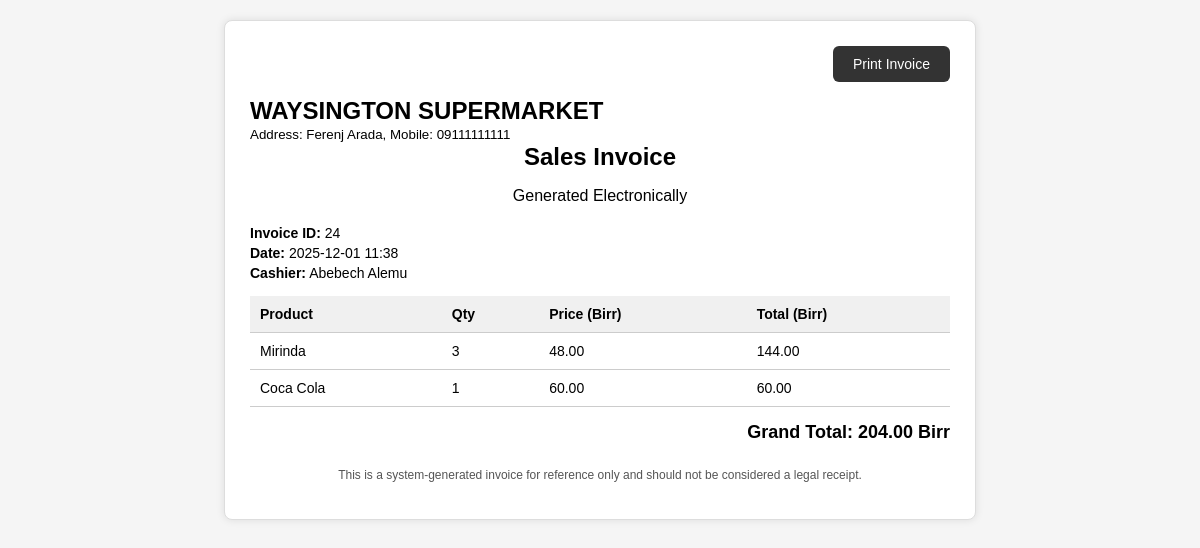
Screenshot of /sales/24/ (signed in) with the database file from the repository.
### myapp/models.py (models this page shows, shortened)
class Sale(models.Model):
    created_at = models.DateTimeField(auto_now_add=True)
    total_price = models.DecimalField(max_digits=12, decimal_places=2, default=0)  # total for all items
    sold_by = models.ForeignKey(
        settings.AUTH_USER_MODEL,
        on_delete=models.CASCADE,
        related_name='sales', null=True, blank=True
    )

class SaleItem(models.Model):
    sale = models.ForeignKey(Sale, related_name="items", on_delete=models.CASCADE)
    product = models.ForeignKey(Product, on_delete=models.CASCADE)
    quantity = models.PositiveIntegerField()
    selling_price = models.DecimalField(max_digits=10, decimal_places=2)  # price per unit
    total_price = models.DecimalField(max_digits=12, decimal_places=2)  # quantity * selling_price

class Product(models.Model):
    name = models.CharField(max_length=200)
    category = models.ForeignKey(Category, on_delete=models.SET_NULL, null=True)
    barcode = models.CharField(max_length=100, blank=True, null=True)
    selling_price = models.DecimalField(max_digits=10, decimal_places=2)
    low_stock_threshold = models.PositiveIntegerField(default=10)  # NEW FIELD
    created_at = models.DateTimeField(auto_now_add=True)

### myapp/views.py (the view)
# urls.py: path('sales/<int:sale_id>/', views.sale_detail, name='sale_detail'),
@login_required(login_url='/accounts/login')
@user_passes_test(is_admin)
def sale_detail(request, sale_id):
    sale = get_object_or_404(Sale, id=sale_id)
    sale_items = sale.items.select_related('product')
    grand_total = sale_items.aggregate(total=Sum('total_price'))['total'] or 0
    sold_by = sale.sold_by.get_full_name()
    context = {
        'cashier':sold_by,
        'sale': sale,
        'sale_items': sale_items,
        'grand_total': grand_total,
    }
    return render(request, 'sale_detail.html', context)

### authentication/models.py (called while the page is built)
    def get_full_name(self):
        return f"{self.first_name} {self.middle_name}"

### authentication/views.py (called while the page is built)
def is_admin(user):
    return user.user_type == 'admin'

### template/sale_detail.html (shortened to what this page needs)
<!DOCTYPE html>
<html>
<head>
</head>
<body>
<div class="receipt-box">
    <div class="print-btn">
        <button onclick="window.print()">Print Invoice</button>
    </div>
    <div class="title">
        <h2>WAYSINGTON SUPERMARKET</h2>
        <small>Address: Ferenj Arada, Mobile: 09111111111</small>
    </div>
    <div class="header">
        <h2>Sales Invoice</h2>
        <p>Generated Electronically</p>
    </div>
    <div class="info">
        <p><strong>Invoice ID:</strong> {{ sale.id }}</p>
        <p><strong>Date:</strong> {{ sale.created_at|date:"Y-m-d H:i" }}</p>
        <p><strong>Cashier:</strong> {{ cashier }}</p>
    </div>
    <table>
        <thead>
            <tr>
                <th>Product</th>
                <th>Qty</th>
                <th>Price (Birr)</th>
                <th>Total (Birr)</th>
            </tr>
        </thead>
        <tbody>
            {% for item in sale_items %}
            <tr>
                <td>{{ item.product.name }}</td>
                <td>{{ item.quantity }}</td>
                <td>{{ item.selling_price|floatformat:2 }}</td>
                <td>{{ item.total_price|floatformat:2 }}</td>
            </tr>
            {% endfor %}
        </tbody>
    </table>
    <div class="total">
        Grand Total: {{ grand_total|floatformat:2 }} Birr
    </div>
    <p style="margin-top: 25px; font-size: 12px; color: #555; text-align:center;">
        This is a system-generated invoice for reference only and should not be considered a legal receipt.
    </p>
</div>
</body>
</html>

### template/sale_detail.html (style rules this page uses)
body { font-family: Arial, sans-serif; background: #f5f5f5; margin: 0; padding: 20px; }
.receipt-box { max-width: 700px; margin: auto; padding: 25px; background: white; border: 1px solid #ddd; box-shadow: 0 0 8px rgba(0,0,0,0.1); border-radius: 8px; }
h2, h4 { margin: 0; padding: 0; }
.header { text-align: center; margin-bottom: 20px; }
.info p { margin: 4px 0; font-size: 14px; }
table { width: 100%; border-collapse: collapse; margin-top: 15px; }
table th, table td { border-bottom: 1px solid #ccc; padding: 10px; font-size: 14px; }
table th { background: #f0f0f0; text-align: left; }
.total { text-align: right; margin-top: 15px; font-size: 18px; font-weight: bold; }
.print-btn { text-align: right; margin-bottom: 15px; }
.print-btn button { padding: 10px 20px; font-size: 14px; background: #333; color: white; border: none; border-radius: 6px; cursor: pointer; }

### rows the page displays
Sale: id "24", created_at "2025-12-01 11:38"
SaleItem: product.name "Mirinda", quantity "3", selling_price "48.00", total_price "144.00"
SaleItem: product.name "Coca Cola", quantity "1", selling_price "60.00", total_price "60.00"

### other values shown
{{ cashier }} "Abebech Alemu"
{{ grand_total|floatformat:2 }} "204.00"
